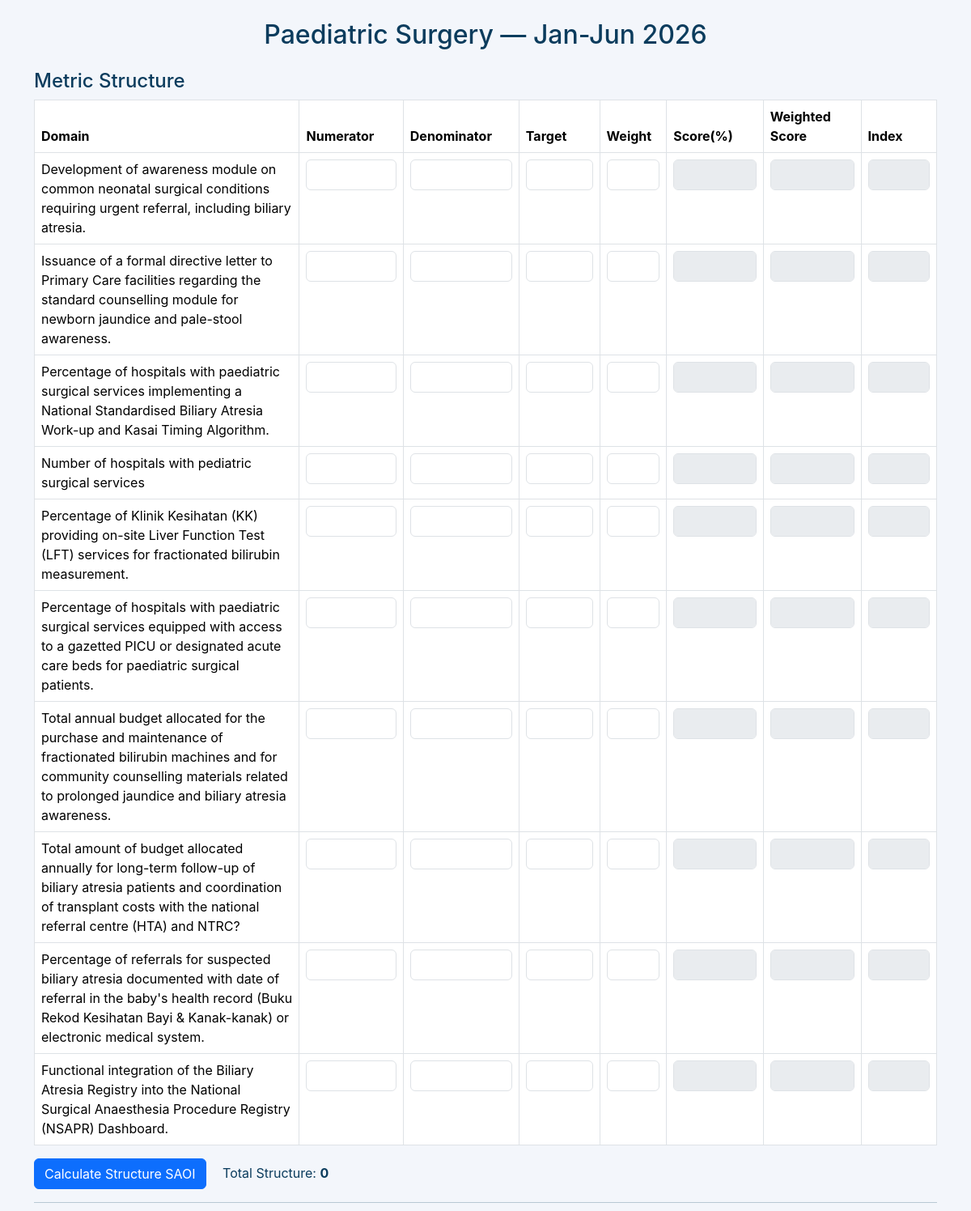
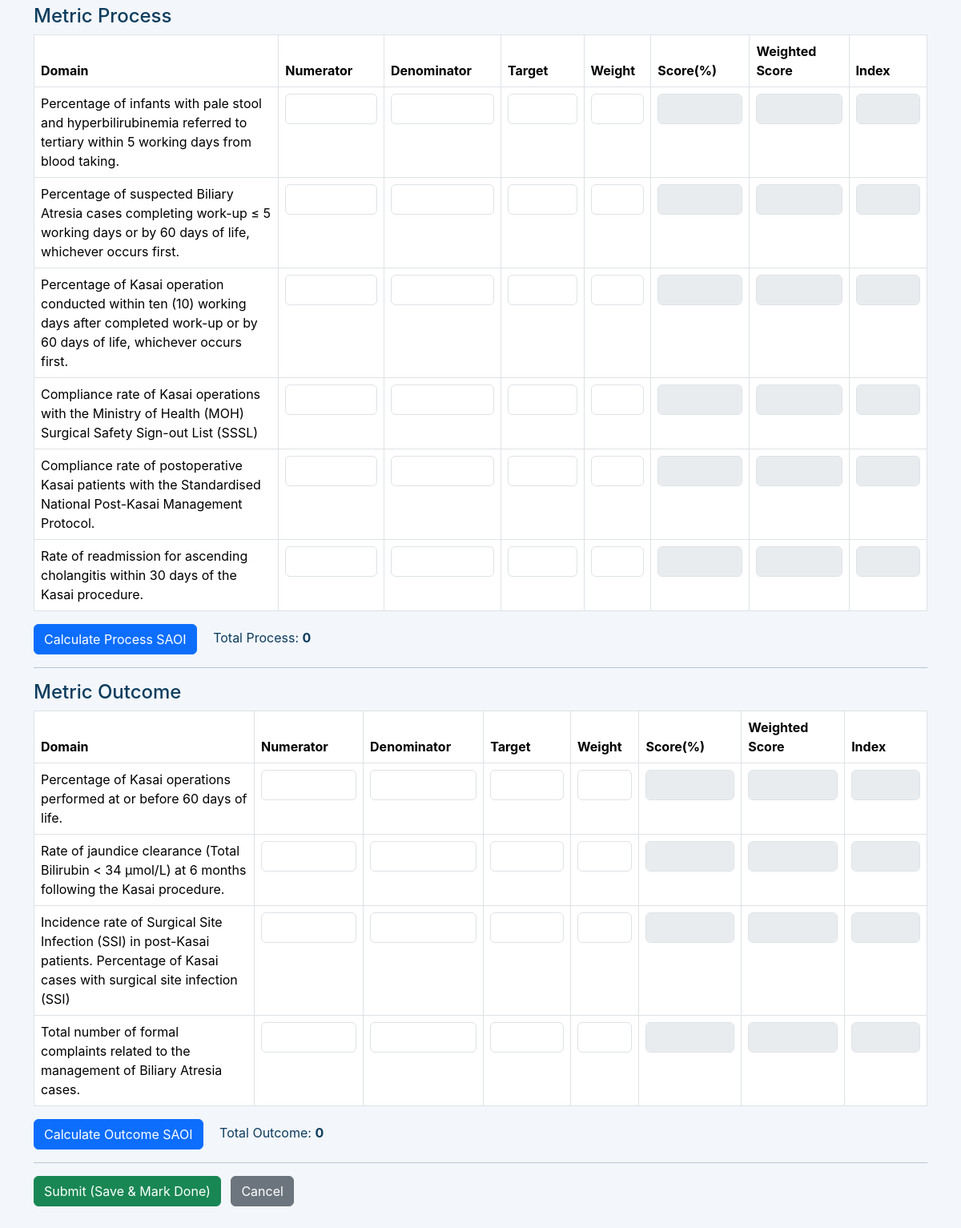
The app's page /paediatric/form/1/ (signed in) with its own data (2 pictures, top to bottom).
### accounts/models.py (models this page shows, shortened)
class SurgeryActivity(models.Model):
    fraternity = models.CharField(max_length=100)   # e.g. "General Surgery"
    year = models.IntegerField()
    period = models.CharField(max_length=20)        # "Jan-Jun" / "Jul-Dec"
    status = models.CharField(max_length=20, default="not_started")
    total_structure = models.FloatField(null=True, blank=True)
    total_process = models.FloatField(null=True, blank=True)
    total_outcome = models.FloatField(null=True, blank=True)
    users = models.ManyToManyField(User, blank=True)  # track siapa submit/update
    class Meta:
        unique_together = ('fraternity', 'year', 'period')  # pastikan satu rekod sahaja per period

### accounts/views.py (the view, shortened to what this page needs)
# urls.py: path("paediatric/form/<int:activity_id>/", views.form_paediatric, name="form_paediatric"),
@login_required
def form_paediatric(request, activity_id):
    profile = getattr(request.user, 'profile', None)
    if not request.user.is_superuser and (not profile or profile.bidang_pembedahan != 'PAEDIATRIC SURGERY'):
        messages.error(request, "You do not have permission to access this form.")
        return redirect('paediatric_activities')
    activity = get_object_or_404(SurgeryActivity, id=activity_id)
    structure_domains = [
        "Development of awareness module on common neonatal surgical conditions requiring urgent referral, including biliary atresia.",
        "Issuance of a formal directive letter to Primary Care facilities regarding the standard counselling module for newborn jaundice and pale-stool awareness.",
        "Percentage of hospitals with paediatric surgical services implementing a National Standardised Biliary Atresia Work-up and Kasai Timing Algorithm.",
        "Number of hospitals with pediatric surgical services",
        "Percentage of Klinik Kesihatan (KK) providing on-site Liver Function Test (LFT) services for fractionated bilirubin measurement.",
        "Percentage of hospitals with paediatric surgical services equipped with access to a gazetted PICU or designated acute care beds for paediatric surgical patients.",
        "Total annual budget allocated for the purchase and maintenance of fractionated bilirubin machines and for community counselling materials related to prolonged jaundice and biliary atresia awareness.",
        "Total amount of budget allocated annually for long-term follow-up of biliary atresia patients and coordination of transplant costs with the national referral centre (HTA) and NTRC?",
        "Percentage of referrals for suspected biliary atresia documented with date of referral in the baby's health record (Buku Rekod Kesihatan Bayi & Kanak-kanak) or electronic medical system.",
        "Functional integration of the Biliary Atresia Registry into the National Surgical Anaesthesia Procedure Registry (NSAPR) Dashboard."
    ]
    process_domains = [
        "Percentage of infants with pale stool and hyperbilirubinemia referred to tertiary within 5 working days from blood taking.",
        "Percentage of suspected Biliary Atresia cases completing work-up ≤ 5 working days or by 60 days of life, whichever occurs first.",
        "Percentage of Kasai operation conducted within ten (10) working days after completed work-up or by 60 days of life, whichever occurs first.",
        "Compliance rate of Kasai operations with the Ministry of Health (MOH) Surgical Safety Sign-out List (SSSL)",
        "Compliance rate of postoperative Kasai patients with the Standardised National Post-Kasai Management Protocol.",
        "Rate of readmission for ascending cholangitis within 30 days of the Kasai procedure."
    ]
    outcome_domains = [
        "Percentage of Kasai operations performed at or before 60 days of life.",
        "Rate of jaundice clearance (Total Bilirubin < 34 µmol/L) at 6 months following the Kasai procedure.",
        "Incidence rate of Surgical Site Infection (SSI) in post-Kasai patients. Percentage of Kasai cases with surgical site infection (SSI)",
        "Total number of formal complaints related to the management of Biliary Atresia cases."
    ]
    details = SurgeryActivityDetail.objects.filter(activity=activity)
    detail_dict = {}
    return render(request, "accounts/form_paediatric.html", {
        "activity": activity,
        "structure_domains": structure_domains,
        "process_domains": process_domains,
        "outcome_domains": outcome_domains,
        "detail_dict": detail_dict,
    })

### accounts/templatetags/custom_tags.py (called while the page is built)
@register.filter
def get_item(obj, key):
    if isinstance(obj, dict):
        return obj.get(key)
    return None  # atau '' kalau mahu return string kosong

### accounts/templates/accounts/form_paediatric.html (shortened to what this page needs)
{% load static %}
{% load custom_tags %}
<!DOCTYPE html>
<html lang="en">
<head>
  <link href="https://cdn.jsdelivr.net/npm/bootstrap@5.3.2/dist/css/bootstrap.min.css" rel="stylesheet">
  <link rel="stylesheet" href="{% static 'css/dashboard.css' %}">
</head>
<body>
<div class="container py-4">
  <h2 class="text-center mb-4">Paediatric Surgery — {{ activity.period }} {{ activity.year }}</h2>
  <form id="paediatricForm" method="POST" novalidate>
    <h4>Metric Structure</h4>
    <table class="table table-bordered">
      <thead>
        <tr><th>Domain</th><th>Numerator</th><th>Denominator</th><th>Target</th><th>Weight</th><th>Score(%)</th><th>Weighted Score</th><th>Index</th></tr>
      </thead>
      <tbody>
      {% for domain in structure_domains %}
        {% with key="structure_"|add:domain %}{% with values=detail_dict|get_item:key %}
        <tr>
          <td>{{ domain }}</td>
          <td><input required type="number" min="0" step="1" class="form-control performances-value" name="structure_performances_{{ forloop.counter }}" value="{{ values.performances|default_if_none:'' }}"></td>
          <td><input required type="number" min="0" step="1" class="form-control denominator-value" name="structure_denominator_{{ forloop.counter }}" value="{{ values.denominator|default_if_none:'' }}"></td>
          <td><input required type="number" min="0" step="1" class="form-control target" name="structure_target_{{ forloop.counter }}" value="{{ values.target|default_if_none:'' }}"></td>
          <td><input required type="number" min="0" max="1" step="0.01" class="form-control weight" name="structure_weight_{{ forloop.counter }}" value="{{ values.weight|default_if_none:'' }}"></td>
          <td><input type="text" class="form-control score" disabled value="{{ values.score|default_if_none:'' }}"></td>
          <td><input type="text" class="form-control weighted-score" disabled value="{{ values.wscore|default_if_none:'' }}"></td>
          <td><input type="text" class="form-control index" disabled value="{{ values.index|default_if_none:'' }}"></td>
        </tr>
        {% endwith %}{% endwith %}
      {% endfor %}
      </tbody>
    </table>
    <div class="mb-3">
      <button type="button" id="calculateStructureBtn" class="btn btn-primary">Calculate Structure SAOI</button>
      <span class="ms-3">Total Structure: <strong id="totalSAOIStructure">{{ activity.total_structure|default_if_none:"0" }}</strong></span>
    </div>
    <hr>
    <h4>Metric Process</h4>
    <table class="table table-bordered">
      <thead>
        <tr><th>Domain</th><th>Numerator</th><th>Denominator</th><th>Target</th><th>Weight</th><th>Score(%)</th><th>Weighted Score</th><th>Index</th></tr>
      </thead>
      <tbody>
      {% for domain in process_domains %}
        {% with key="process_"|add:domain %}{% with values=detail_dict|get_item:key %}
        <tr>
          <td>{{ domain }}</td>
          <td><input required type="number" min="0" step="1" class="form-control performances-value" name="process_performances_{{ forloop.counter }}" value="{{ values.performances|default_if_none:'' }}"></td>
          <td><input required type="number" min="0" step="1" class="form-control denominator-value" name="process_denominator_{{ forloop.counter }}" value="{{ values.denominator|default_if_none:'' }}"></td>
          <td><input required type="number" min="0" step="1" class="form-control target" name="process_target_{{ forloop.counter }}" value="{{ values.target|default_if_none:'' }}"></td>
          <td><input required type="number" min="0" max="1" step="0.01" class="form-control weight" name="process_weight_{{ forloop.counter }}" value="{{ values.weight|default_if_none:'' }}"></td>
          <td><input type="text" class="form-control score" disabled value="{{ values.score|default_if_none:'' }}"></td>
          <td><input type="text" class="form-control weighted-score" disabled value="{{ values.wscore|default_if_none:'' }}"></td>
          <td><input type="text" class="form-control index" disabled value="{{ values.index|default_if_none:'' }}"></td>
        </tr>
        {% endwith %}{% endwith %}
      {% endfor %}
      </tbody>
    </table>
    <div class="mb-3">
      <button type="button" id="calculateProcessBtn" class="btn btn-primary">Calculate Process SAOI</button>
      <span class="ms-3">Total Process: <strong id="totalSAOIProcess">{{ activity.total_process|default_if_none:"0" }}</strong></span>
    </div>
    <hr>
    <h4>Metric Outcome</h4>
    <table class="table table-bordered">
      <thead>
        <tr><th>Domain</th><th>Numerator</th><th>Denominator</th><th>Target</th><th>Weight</th><th>Score(%)</th><th>Weighted Score</th><th>Index</th></tr>
      </thead>
      <tbody>
      {% for domain in outcome_domains %}
        {% with key="outcome_"|add:domain %}{% with values=detail_dict|get_item:key %}
        <tr>
          <td>{{ domain }}</td>
          <td><input required type="number" min="0" step="1" class="form-control performances-value" name="outcome_performances_{{ forloop.counter }}" value="{{ values.performances|default_if_none:'' }}"></td>
          <td><input required type="number" min="0" step="1" class="form-control denominator-value" name="outcome_denominator_{{ forloop.counter }}" value="{{ values.denominator|default_if_none:'' }}"></td>
          <td><input required type="number" min="0" step="1" class="form-control target" name="outcome_target_{{ forloop.counter }}" value="{{ values.target|default_if_none:'' }}"></td>
          <td><input required type="number" min="0" max="1" step="0.01" class="form-control weight" name="outcome_weight_{{ forloop.counter }}" value="{{ values.weight|default_if_none:'' }}"></td>
          <td><input type="text" class="form-control score" disabled value="{{ values.score|default_if_none:'' }}"></td>
          <td><input type="text" class="form-control weighted-score" disabled value="{{ values.wscore|default_if_none:'' }}"></td>
          <td><input type="text" class="form-control index" disabled value="{{ values.index|default_if_none:'' }}"></td>
        </tr>
        {% endwith %}{% endwith %}
      {% endfor %}
      </tbody>
    </table>
    <div class="mb-3">
      <button type="button" id="calculateOutcomeBtn" class="btn btn-primary">Calculate Outcome SAOI</button>
      <span class="ms-3">Total Outcome: <strong id="totalSAOIOutcome">{{ activity.total_outcome|default_if_none:"0" }}</strong></span>
    </div>
    <hr>
    <div class="mb-4">
      <button type="submit" id="submitBtn" class="btn btn-success">Submit (Save & Mark Done)</button>
      <a href="{% url 'paediatric_activities' %}" class="btn btn-secondary ms-2">Cancel</a>
    </div>
  </form>
</div>
</body>
</html>

### accounts/static/css/dashboard.css (style rules this page uses)
body, .dashboard-container, .header-card, .filter-box, .chart-card, .legend-box, .modern-table, .modern-table thead th, .modern-table tbody td, .btn-back, .btn-theme { color: var(--text-main); }
:root { --bg-main: #f3f6fb; --card-bg: #ffffff; --text-main: #0b3c5d; }
body { background: var(--bg-main); font-family: "Inter", sans-serif; color: var(--text-main); transition: background 0.3s ease; }

### records on screen
SurgeryActivity: period "Jan-Jun", year "2026", total_structure "0", total_process "0", total_outcome "0"

### other values on screen
{{ domain }} "Development of awareness module on common neonatal surgical conditions requiring urgent referral, including biliary atresia." "Issuance of a formal directive letter to Primary Care facilities regarding the standard counselling module for newborn jaundice and pale-stool awareness." "Percentage of hospitals with paediatric surgical services implementing a National Standardised Biliary Atresia Work-up and Kasai Timing Algorithm." "Number of hospitals with pediatric surgical services" "Percentage of Klinik Kesihatan (KK) providing on-site Liver Function Test (LFT) services for fractionated bilirubin measurement." "Percentage of hospitals with paediatric surgical services equipped with access to a gazetted PICU or designated acute care beds for paediatric surgical patients." "Total annual budget allocated for the purchase and maintenance of fractionated bilirubin machines and for community counselling materials related to prolonged jaundice and biliary atresia awareness." "Total amount of budget allocated annually for long-term follow-up of biliary atresia patients and coordination of transplant costs with the national referral centre (HTA) and NTRC?" "Percentage of referrals for suspected biliary atresia documented with date of referral in the baby's health record (Buku Rekod Kesihatan Bayi & Kanak-kanak) or electronic medical system." "Functional integration of the Biliary Atresia Registry into the National Surgical Anaesthesia Procedure Registry (NSAPR) Dashboard."
{{ domain }} "Percentage of infants with pale stool and hyperbilirubinemia referred to tertiary within 5 working days from blood taking." "Percentage of suspected Biliary Atresia cases completing work-up ≤ 5 working days or by 60 days of life, whichever occurs first." "Percentage of Kasai operation conducted within ten (10) working days after completed work-up or by 60 days of life, whichever occurs first." "Compliance rate of Kasai operations with the Ministry of Health (MOH) Surgical Safety Sign-out List (SSSL)" "Compliance rate of postoperative Kasai patients with the Standardised National Post-Kasai Management Protocol." "Rate of readmission for ascending cholangitis within 30 days of the Kasai procedure."
{{ domain }} "Percentage of Kasai operations performed at or before 60 days of life." "Rate of jaundice clearance (Total Bilirubin < 34 µmol/L) at 6 months following the Kasai procedure." "Incidence rate of Surgical Site Infection (SSI) in post-Kasai patients. Percentage of Kasai cases with surgical site infection (SSI)" "Total number of formal complaints related to the management of Biliary Atresia cases."
